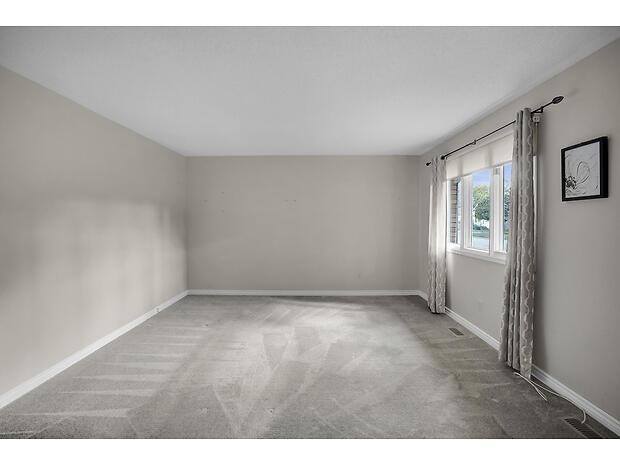
#> input picture assign_18/img/img_5.jpeg, 620 x 465 px, found by its file name
$ python 4_histogram_rgb.py
#> lines starting #> are read from the running program, lines starting #| are printed output that depends on the picture
import cv2
import matplotlib.pyplot as plt

img = cv2.imread("img_5.jpeg")
#> img is the input picture: shape (465, 620, 3); mean B, G, R 165.8, 169.5, 171.2
img_rgb = cv2.cvtColor(img, cv2.COLOR_BGR2RGB)
R, G, B = cv2.split(img_rgb)
R_eq = cv2.equalizeHist(R)
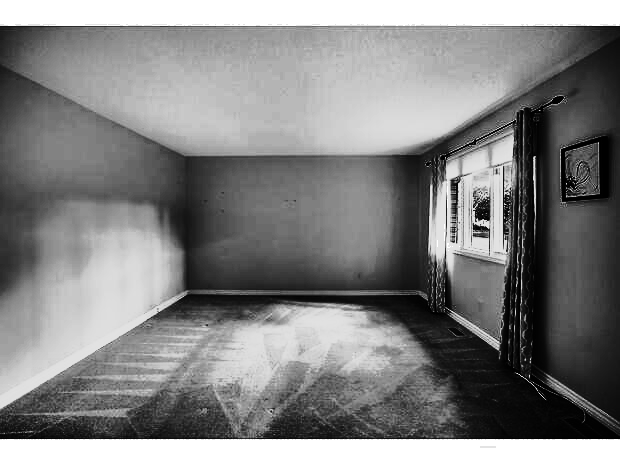
#> R_eq: shape (465, 620); min 0, max 255, mean 130.2
G_eq = cv2.equalizeHist(G)
B_eq = cv2.equalizeHist(B)
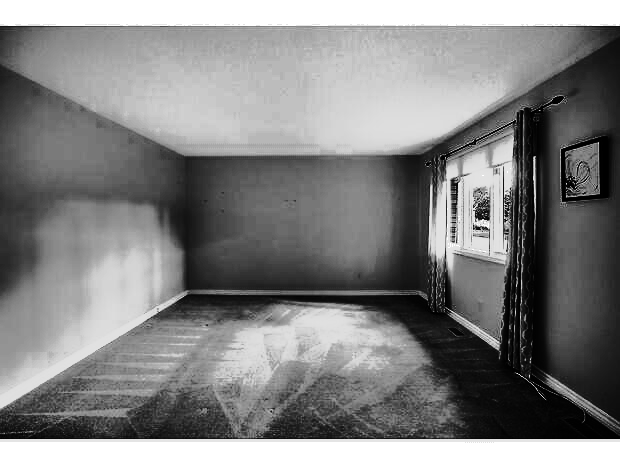
#> B_eq: shape (465, 620); min 0, max 255, mean 130
equalized = cv2.merge([R_eq, G_eq, B_eq])
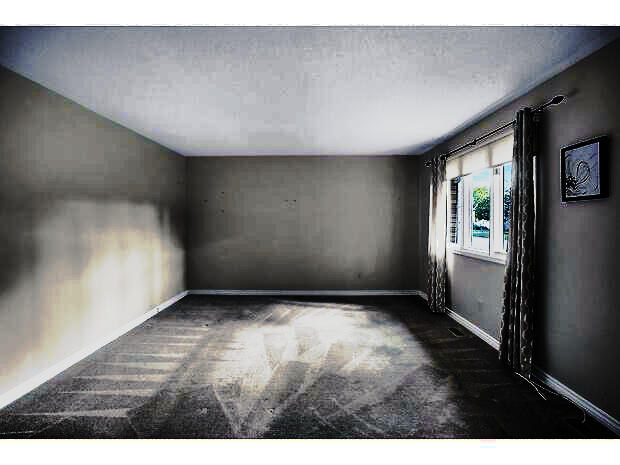
#> equalized: shape (465, 620, 3); mean R, G, B 130.2, 130.1, 130
plt.figure(figsize=(10, 5))
plt.subplot(1, 2, 1)
plt.imshow(img_rgb)
plt.title("Original Color Image")
plt.axis("off")
plt.subplot(1, 2, 2)
plt.imshow(equalized)
plt.title("RGB Histogram Equalized")
plt.axis("off")
plt.tight_layout()
plt.show()
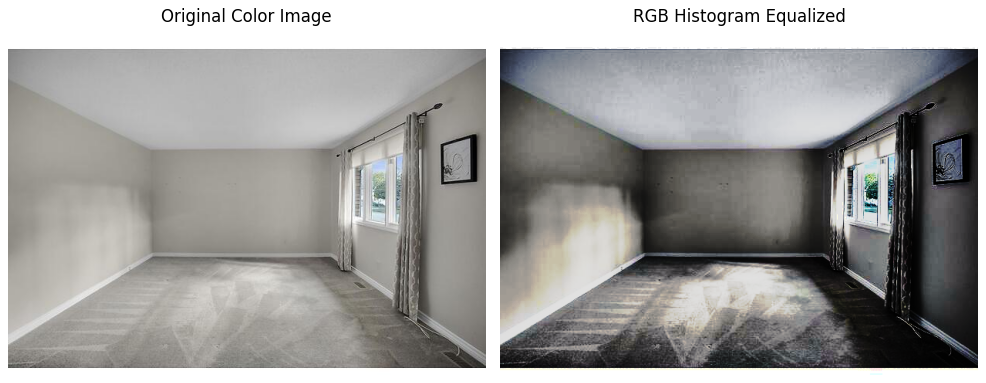
#> figure drawn by matplotlib, 2 panels

$ run again, with assign_18/img/img_1.jpeg copied over assign_18/img/img_5.jpeg
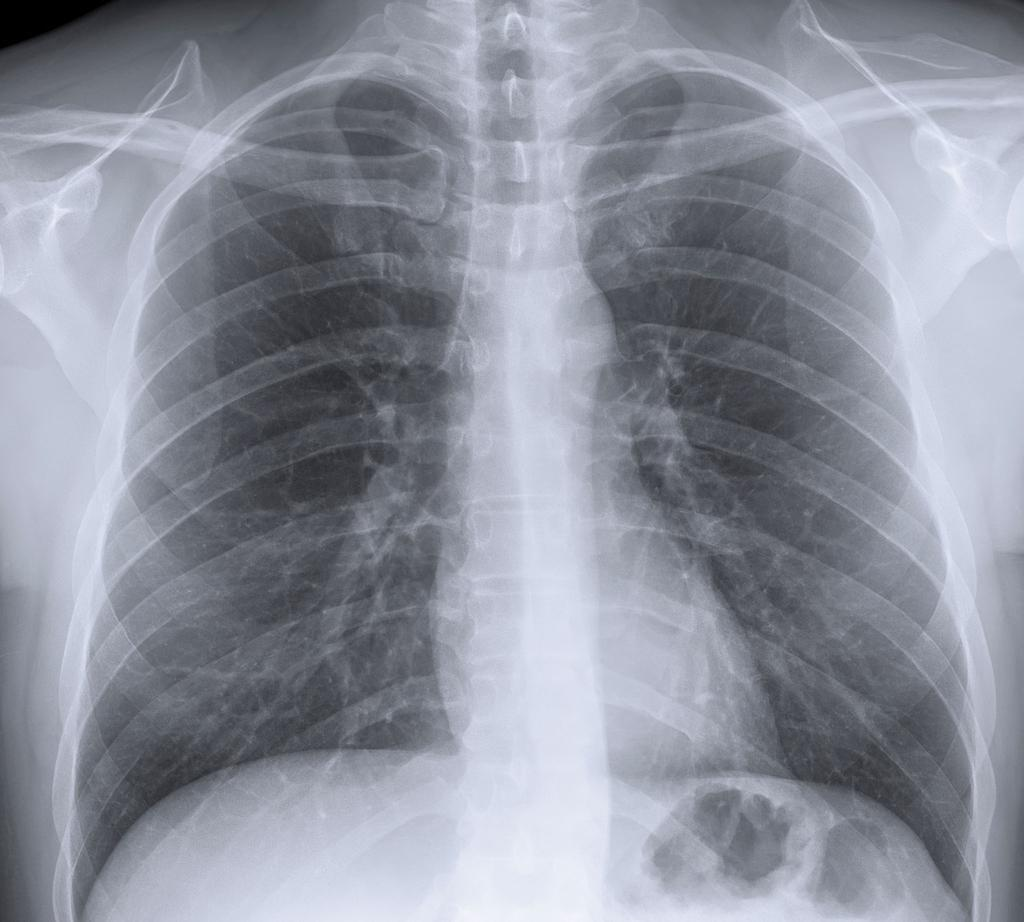
#> input picture assign_18/img/img_1.jpeg, 1024 x 922 px, found by its file name
#> img is the input picture: shape (922, 1024, 3); mean B, G, R 157.1, 145.2, 141.4
#> `R_eq = cv2.equalizeHist(R)`:
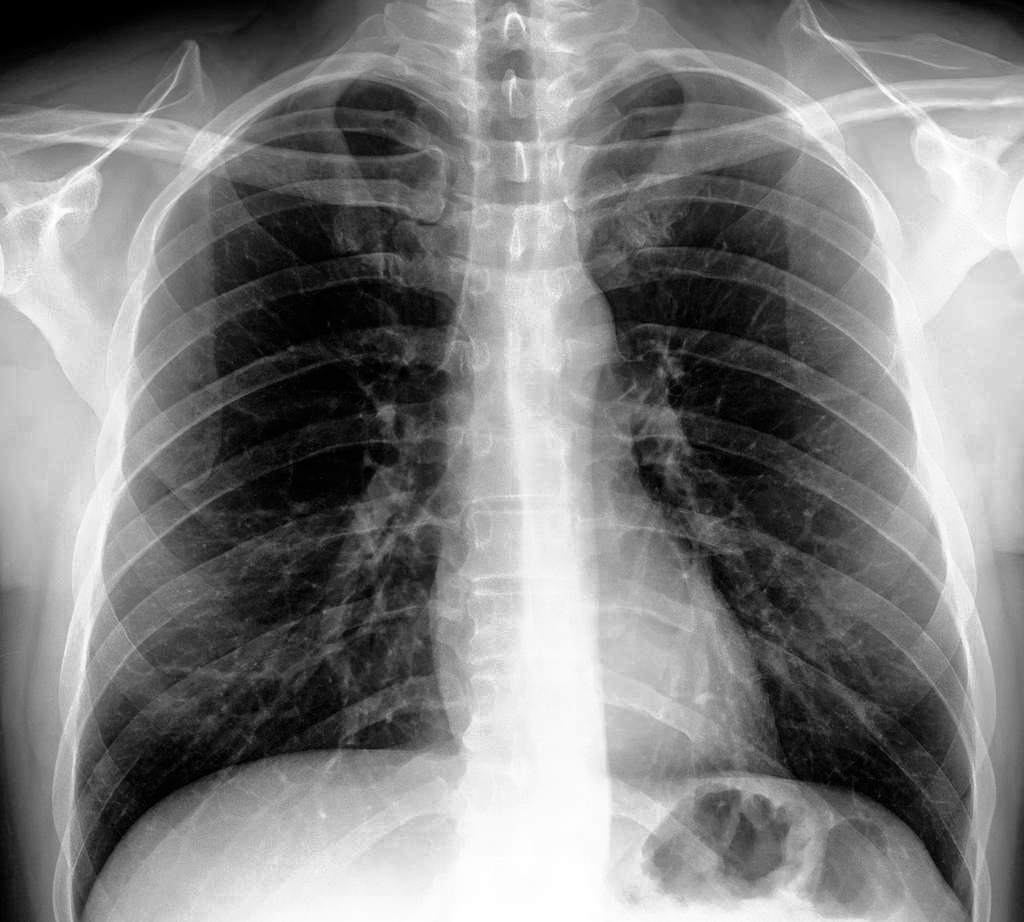
#> R_eq: shape (922, 1024); min 0, max 255, mean 127.9
#> `plt.show()`:
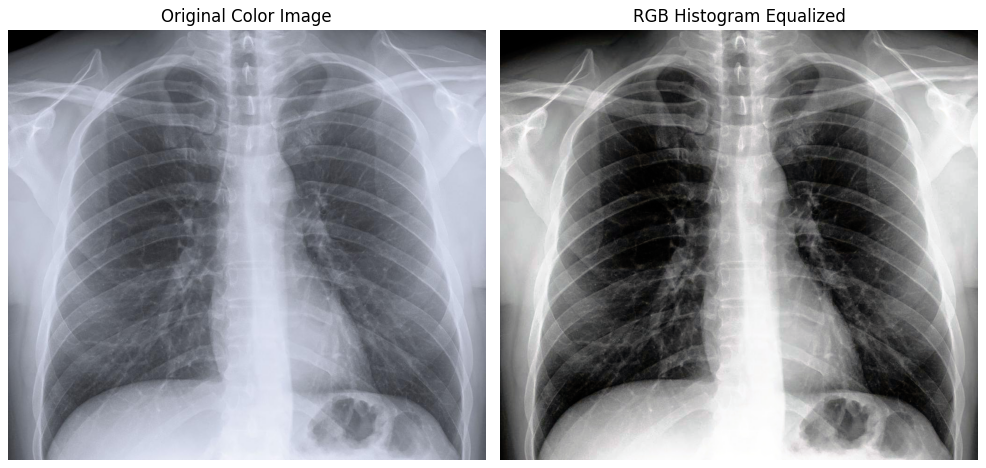
#> figure drawn by matplotlib, 2 panels

$ run again, with assign_18/img/img_2.jpeg copied over assign_18/img/img_5.jpeg
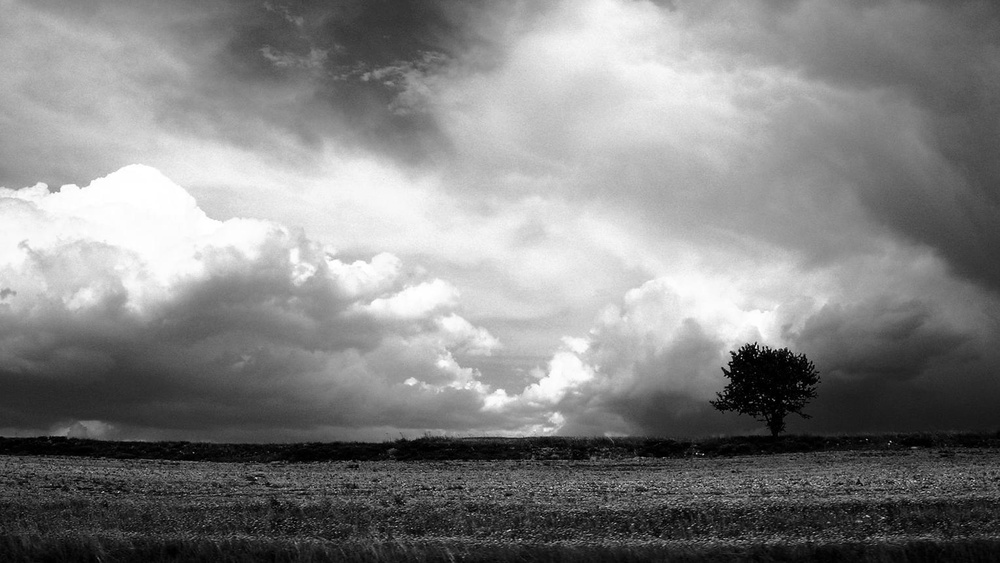
#> input picture assign_18/img/img_2.jpeg, 1000 x 563 px, shrunk from 1527 x 860 before the run, found by its file name
#> img is the input picture: shape (563, 1000, 3); min 0, max 255, mean 131.9
#> `plt.show()`:
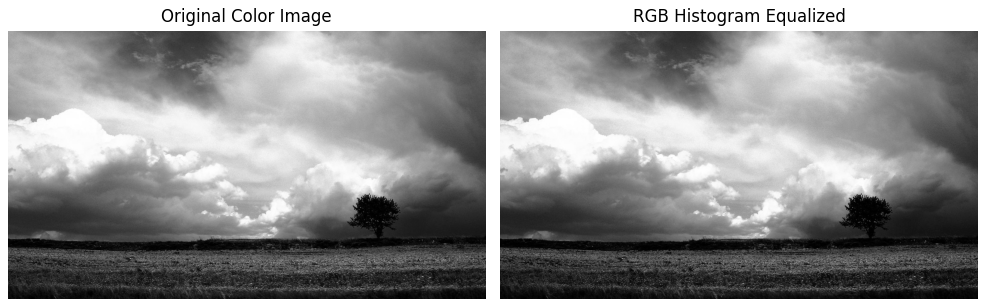
#> figure drawn by matplotlib, 2 panels

$ run again, with assign_18/img/img_3.jpeg copied over assign_18/img/img_5.jpeg
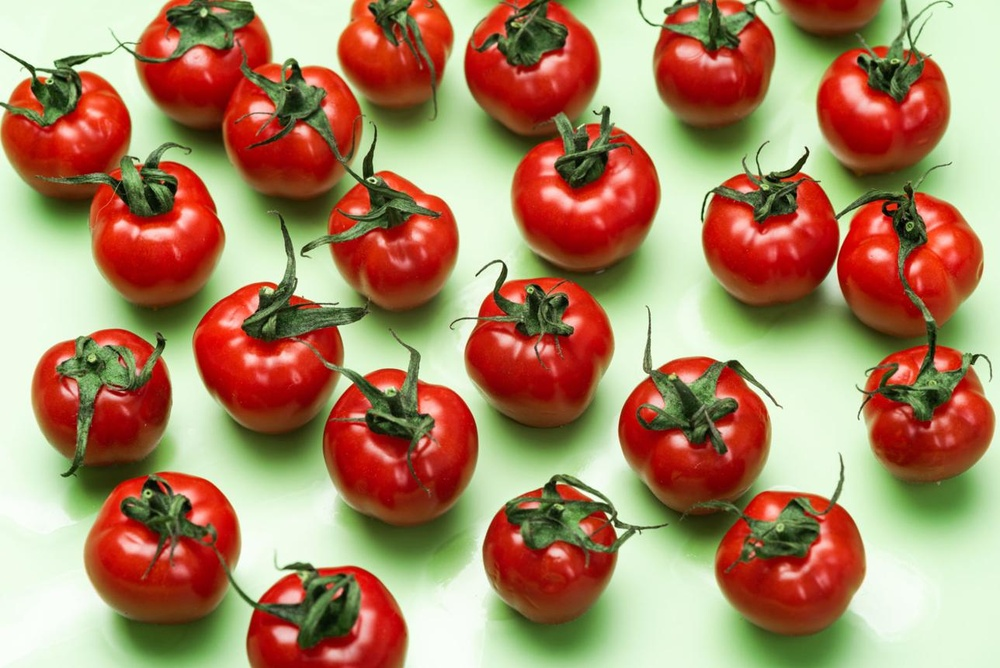
#> input picture assign_18/img/img_3.jpeg, 1000 x 668 px, shrunk from 1288 x 860 before the run, found by its file name
#> img is the input picture: shape (668, 1000, 3); mean B, G, R 99.9, 133.1, 170.4
#> `B_eq = cv2.equalizeHist(B)`:
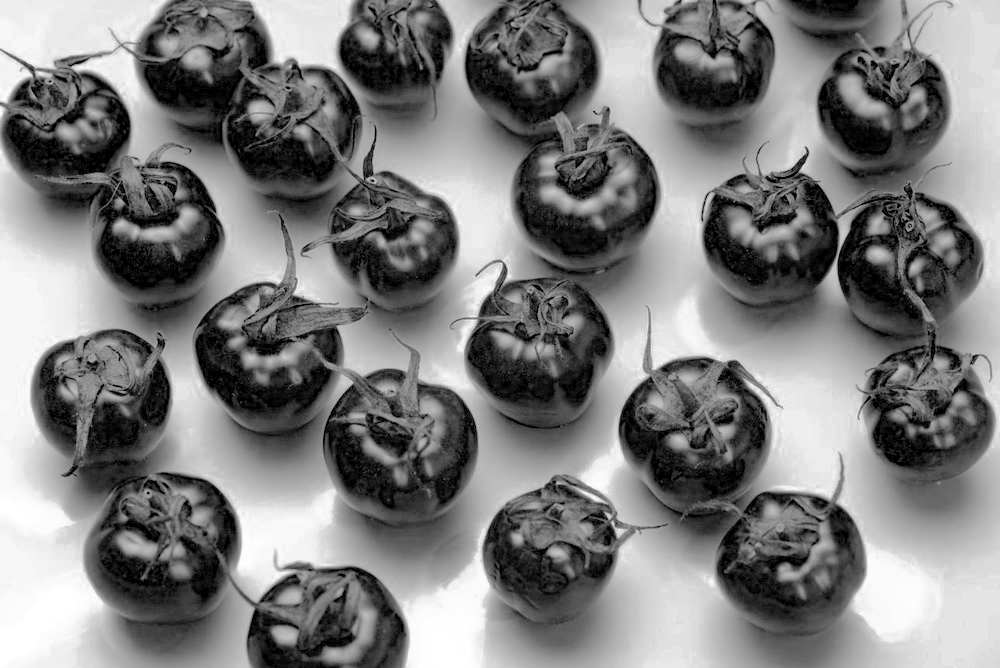
#> B_eq: shape (668, 1000); min 0, max 255, mean 125.5
#> `equalized = cv2.merge([R_eq, G_eq, B_eq])`:
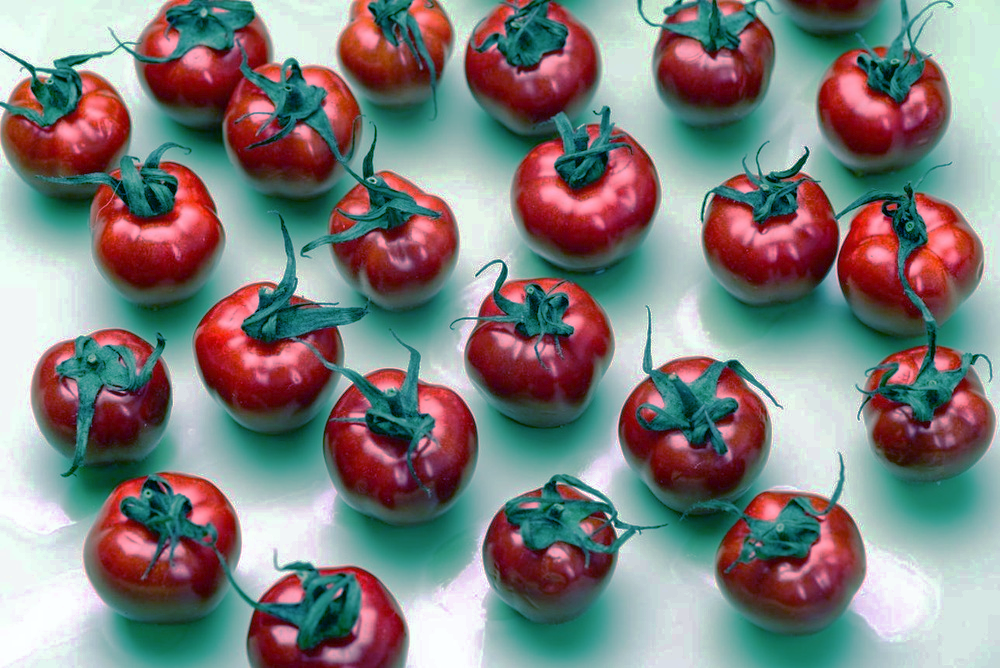
#> equalized: shape (668, 1000, 3); mean R, G, B 128.3, 127, 125.5
